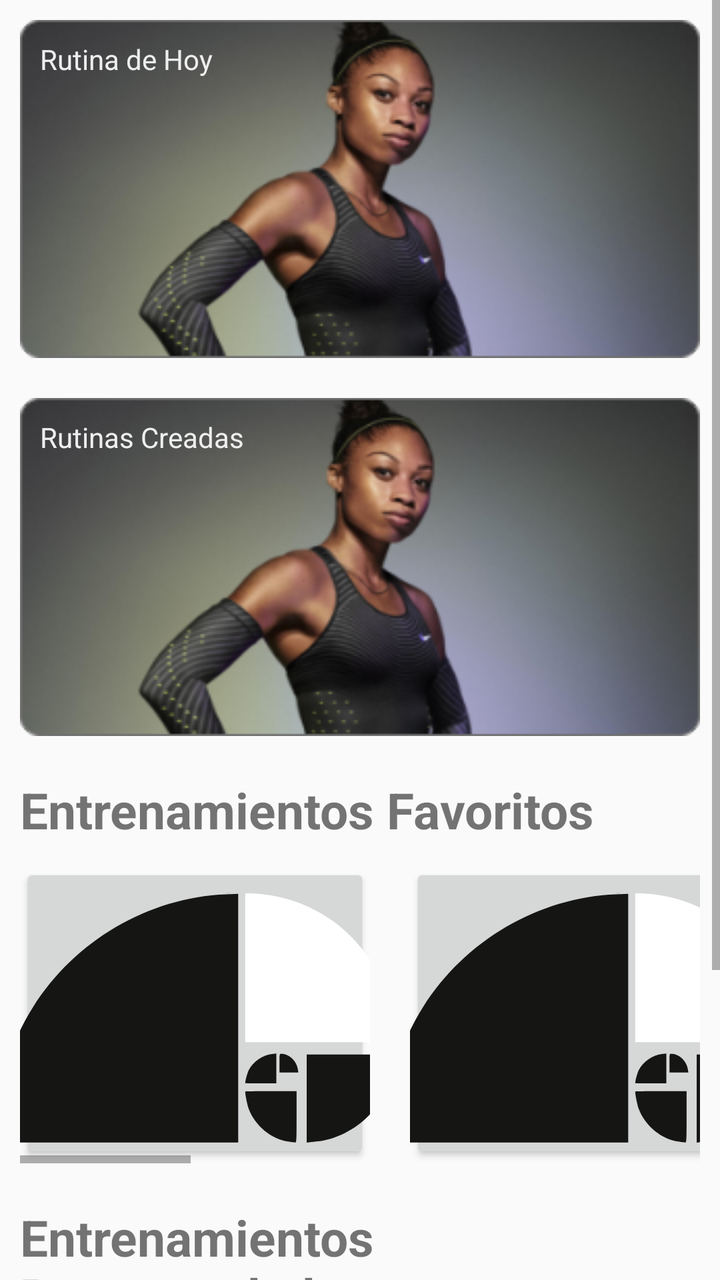
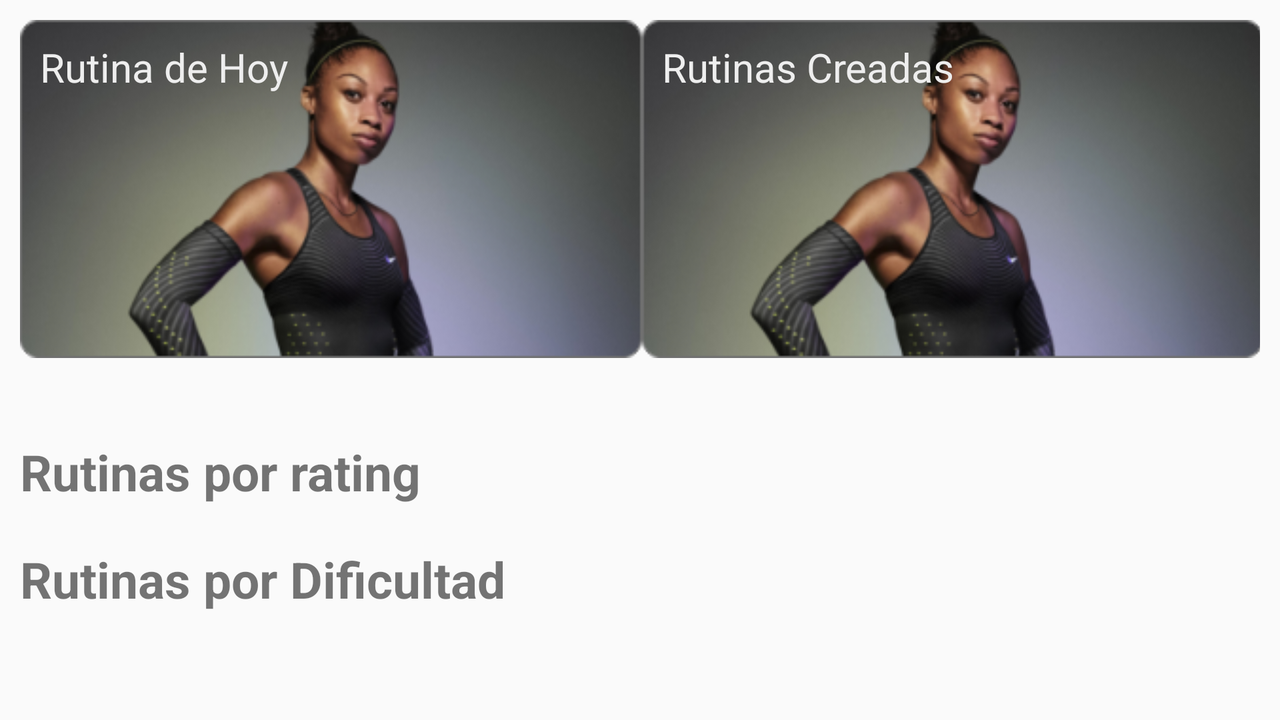

Compare how this app lays out the same screen by default and in its alternative resource folder. The renders come first, then the two layout files and the values they reference.
<!-- AndroidManifest.xml: application theme Theme.HCIAPP -->
<!-- res/layout/fragment_home.xml -->
<?xml version="1.0" encoding="utf-8"?>
<androidx.constraintlayout.widget.ConstraintLayout xmlns:android="http://schemas.android.com/apk/res/android"
    xmlns:app="http://schemas.android.com/apk/res-auto"
    xmlns:tools="http://schemas.android.com/tools"
    android:layout_width="match_parent"
    android:layout_height="match_parent"
    tools:context=".ui.main.HomeFragment">


    <ScrollView
        android:layout_width="match_parent"
        android:layout_height="match_parent"
        android:fillViewport="false"
        app:layout_constraintBottom_toBottomOf="parent"
        app:layout_constraintTop_toTopOf="parent"
        tools:layout_editor_absoluteX="0dp">

        <LinearLayout
            android:layout_width="match_parent"
            android:layout_height="wrap_content"
            android:layout_margin="10dp"
            android:orientation="vertical">

            <androidx.constraintlayout.widget.ConstraintLayout
                android:id="@+id/relativeLayout"
                android:layout_width="match_parent"
                android:layout_height="wrap_content"
                android:clickable="true">

                <ImageView
                    android:id="@+id/imageView"
                    android:layout_width="match_parent"
                    android:layout_height="match_parent"
                    android:scaleType="fitXY"
                    android:src="@drawable/image1"
                    app:layout_constraintStart_toStartOf="parent"
                    app:layout_constraintTop_toTopOf="parent" />

                <TextView
                    android:id="@+id/textView7"
                    android:layout_width="wrap_content"
                    android:layout_height="wrap_content"
                    android:layout_marginLeft="10dp"
                    android:layout_marginTop="10dp"
                    android:includeFontPadding="true"

                    android:singleLine="true"
                    android:text="Rutina de Hoy"
                    android:textColor="@color/white"
                    app:layout_constraintStart_toStartOf="parent"
                    app:layout_constraintTop_toTopOf="parent" />
            </androidx.constraintlayout.widget.ConstraintLayout>

            <androidx.constraintlayout.widget.ConstraintLayout
                android:id="@+id/relativeLayout2"
                android:layout_width="match_parent"
                android:layout_height="wrap_content"
                android:layout_marginTop="20dp"
                android:clickable="true">

                <ImageView
                    android:id="@+id/imageView2"
                    android:layout_width="match_parent"
                    android:layout_height="match_parent"
                    android:scaleType="fitXY"
                    android:src="@drawable/image1"
                    app:layout_constraintStart_toStartOf="parent"
                    app:layout_constraintTop_toTopOf="parent" />

                <TextView
                    android:id="@+id/textView8"
                    android:layout_width="wrap_content"
                    android:layout_height="wrap_content"
                    android:layout_marginLeft="10dp"
                    android:layout_marginTop="10dp"
                    android:includeFontPadding="true"
                    android:singleLine="true"
                    android:text="Rutinas Creadas"
                    android:textColor="@color/white"
                    app:layout_constraintStart_toStartOf="parent"
                    app:layout_constraintTop_toTopOf="parent" />
            </androidx.constraintlayout.widget.ConstraintLayout>

            <TextView
                android:layout_width="wrap_content"
                android:layout_height="wrap_content"
                android:layout_marginTop="20dp"
                android:text="Entrenamientos Favoritos"
                android:textSize="25sp"
                android:textStyle="bold" />

            <HorizontalScrollView
                android:layout_width="match_parent"
                android:layout_height="wrap_content"
                android:fillViewport="true">

                <LinearLayout
                    android:layout_width="wrap_content"
                    android:layout_height="match_parent"
                    android:layout_marginTop="10dp"
                    android:orientation="horizontal">

                    <Button
                        android:id="@+id/button10"
                        android:layout_width="175dp"
                        android:layout_height="150dp"
                        android:layout_marginRight="10dp"
                        android:drawableBottom="@drawable/app_logo"
                        android:text="Drawable Center"
                        app:layout_constraintBottom_toBottomOf="parent"
                        app:layout_constraintEnd_toEndOf="parent"
                        app:layout_constraintHorizontal_bias="0.496"
                        app:layout_constraintStart_toStartOf="parent"
                        app:layout_constraintTop_toTopOf="parent"
                        app:layout_constraintVertical_bias="0.706" />

                    <Button
                        android:id="@+id/button11"
                        android:layout_width="175dp"
                        android:layout_height="150dp"
                        android:layout_marginHorizontal="10dp"
                        android:drawableBottom="@drawable/app_logo"
                        android:text="Drawable Center"
                        app:layout_constraintBottom_toBottomOf="parent"
                        app:layout_constraintEnd_toEndOf="parent"
                        app:layout_constraintHorizontal_bias="0.496"
                        app:layout_constraintStart_toStartOf="parent"
                        app:layout_constraintTop_toTopOf="parent"
                        app:layout_constraintVertical_bias="0.706" />

                    <Button
                        android:id="@+id/button12"
                        android:layout_width="175dp"
                        android:layout_height="150dp"
                        android:layout_marginHorizontal="10dp"
                        android:drawableBottom="@drawable/app_logo"
                        android:text="Drawable Center"
                        app:layout_constraintBottom_toBottomOf="parent"
                        app:layout_constraintEnd_toEndOf="parent"
                        app:layout_constraintHorizontal_bias="0.496"
                        app:layout_constraintStart_toStartOf="parent"
                        app:layout_constraintTop_toTopOf="parent"
                        app:layout_constraintVertical_bias="0.706" />

                    <Button
                        android:id="@+id/button13"
                        android:layout_width="175dp"
                        android:layout_height="150dp"
                        android:layout_marginHorizontal="10dp"
                        android:drawableBottom="@drawable/app_logo"
                        android:text="Drawable Center"
                        app:layout_constraintBottom_toBottomOf="parent"
                        app:layout_constraintEnd_toEndOf="parent"
                        app:layout_constraintHorizontal_bias="0.496"
                        app:layout_constraintStart_toStartOf="parent"
                        app:layout_constraintTop_toTopOf="parent"
                        app:layout_constraintVertical_bias="0.706" />

                    <Button
                        android:id="@+id/button14"
                        android:layout_width="175dp"
                        android:layout_height="150dp"
                        android:layout_marginHorizontal="10dp"
                        android:drawableBottom="@drawable/app_logo"
                        android:text="Drawable Center"
                        app:layout_constraintBottom_toBottomOf="parent"
                        app:layout_constraintEnd_toEndOf="parent"
                        app:layout_constraintHorizontal_bias="0.496"
                        app:layout_constraintStart_toStartOf="parent"
                        app:layout_constraintTop_toTopOf="parent"
                        app:layout_constraintVertical_bias="0.706" />

                    <Button
                        android:id="@+id/button15"
                        android:layout_width="175dp"
                        android:layout_height="150dp"
                        android:layout_marginHorizontal="10dp"
                        android:drawableBottom="@drawable/app_logo"
                        android:text="Drawable Center"
                        app:layout_constraintBottom_toBottomOf="parent"
                        app:layout_constraintEnd_toEndOf="parent"
                        app:layout_constraintHorizontal_bias="0.496"
                        app:layout_constraintStart_toStartOf="parent"
                        app:layout_constraintTop_toTopOf="parent"
                        app:layout_constraintVertical_bias="0.706" />

                    <Button
                        android:id="@+id/button16"
                        android:layout_width="175dp"
                        android:layout_height="150dp"
                        android:layout_marginHorizontal="10dp"
                        android:drawableBottom="@drawable/app_logo"
                        android:text="Drawable Center"
                        app:layout_constraintBottom_toBottomOf="parent"
                        app:layout_constraintEnd_toEndOf="parent"
                        app:layout_constraintHorizontal_bias="0.496"
                        app:layout_constraintStart_toStartOf="parent"
                        app:layout_constraintTop_toTopOf="parent"
                        app:layout_constraintVertical_bias="0.706" />
                </LinearLayout>
            </HorizontalScrollView>

            <TextView
                android:layout_width="wrap_content"
                android:layout_height="wrap_content"
                android:layout_marginTop="20dp"
                android:text="Entrenamientos Recomendados"
                android:textSize="25sp"
                android:textStyle="bold" />

            <HorizontalScrollView
                android:layout_width="match_parent"
                android:layout_height="wrap_content"
                android:fillViewport="true">

                <LinearLayout
                    android:layout_width="wrap_content"
                    android:layout_height="match_parent"
                    android:layout_marginTop="10dp"
                    android:layout_marginBottom="20dp"
                    android:orientation="horizontal">

                    <Button
                        android:id="@+id/button20"
                        android:layout_width="175dp"
                        android:layout_height="150dp"
                        android:layout_marginRight="10dp"
                        android:drawableBottom="@drawable/app_logo"
                        android:text="Drawable Center"
                        app:layout_constraintBottom_toBottomOf="parent"
                        app:layout_constraintEnd_toEndOf="parent"
                        app:layout_constraintHorizontal_bias="0.496"
                        app:layout_constraintStart_toStartOf="parent"
                        app:layout_constraintTop_toTopOf="parent"
                        app:layout_constraintVertical_bias="0.706" />

                    <Button
                        android:id="@+id/button21"
                        android:layout_width="175dp"
                        android:layout_height="150dp"
                        android:layout_marginHorizontal="10dp"
                        android:drawableBottom="@drawable/app_logo"
                        android:text="Drawable Center"
                        app:layout_constraintBottom_toBottomOf="parent"
                        app:layout_constraintEnd_toEndOf="parent"
                        app:layout_constraintHorizontal_bias="0.496"
                        app:layout_constraintStart_toStartOf="parent"
                        app:layout_constraintTop_toTopOf="parent"
                        app:layout_constraintVertical_bias="0.706" />

                    <Button
                        android:id="@+id/button22"
                        android:layout_width="175dp"
                        android:layout_height="150dp"
                        android:layout_marginHorizontal="10dp"
                        android:drawableBottom="@drawable/app_logo"
                        android:text="Drawable Center"
                        app:layout_constraintBottom_toBottomOf="parent"
                        app:layout_constraintEnd_toEndOf="parent"
                        app:layout_constraintHorizontal_bias="0.496"
                        app:layout_constraintStart_toStartOf="parent"
                        app:layout_constraintTop_toTopOf="parent"
                        app:layout_constraintVertical_bias="0.706" />

                    <Button
                        android:id="@+id/button23"
                        android:layout_width="175dp"
                        android:layout_height="150dp"
                        android:layout_marginHorizontal="10dp"
                        android:drawableBottom="@drawable/app_logo"
                        android:text="Drawable Center"
                        app:layout_constraintBottom_toBottomOf="parent"
                        app:layout_constraintEnd_toEndOf="parent"
                        app:layout_constraintHorizontal_bias="0.496"
                        app:layout_constraintStart_toStartOf="parent"
                        app:layout_constraintTop_toTopOf="parent"
                        app:layout_constraintVertical_bias="0.706" />

                    <Button
                        android:id="@+id/button24"
                        android:layout_width="175dp"
                        android:layout_height="150dp"
                        android:layout_marginHorizontal="10dp"
                        android:drawableBottom="@drawable/app_logo"
                        android:text="Drawable Center"
                        app:layout_constraintBottom_toBottomOf="parent"
                        app:layout_constraintEnd_toEndOf="parent"
                        app:layout_constraintHorizontal_bias="0.496"
                        app:layout_constraintStart_toStartOf="parent"
                        app:layout_constraintTop_toTopOf="parent"
                        app:layout_constraintVertical_bias="0.706" />

                    <Button
                        android:id="@+id/button25"
                        android:layout_width="175dp"
                        android:layout_height="150dp"
                        android:layout_marginHorizontal="10dp"
                        android:drawableBottom="@drawable/app_logo"
                        android:text="Drawable Center"
                        app:layout_constraintBottom_toBottomOf="parent"
                        app:layout_constraintEnd_toEndOf="parent"
                        app:layout_constraintHorizontal_bias="0.496"
                        app:layout_constraintStart_toStartOf="parent"
                        app:layout_constraintTop_toTopOf="parent"
                        app:layout_constraintVertical_bias="0.706" />

                    <Button
                        android:id="@+id/button26"
                        android:layout_width="175dp"
                        android:layout_height="150dp"
                        android:layout_marginHorizontal="10dp"
                        android:drawableBottom="@drawable/app_logo"
                        android:text="Drawable Center"
                        app:layout_constraintBottom_toBottomOf="parent"
                        app:layout_constraintEnd_toEndOf="parent"
                        app:layout_constraintHorizontal_bias="0.496"
                        app:layout_constraintStart_toStartOf="parent"
                        app:layout_constraintTop_toTopOf="parent"
                        app:layout_constraintVertical_bias="0.706" />
                </LinearLayout>
            </HorizontalScrollView>
        </LinearLayout>
    </ScrollView>

</androidx.constraintlayout.widget.ConstraintLayout>
<!-- resources referenced by this layout -->
<resources>
  <color name="white">#EEEEEE</color>
  <!-- drawable app_logo (drawable-v24) -->
  <vector android:height="125dp" android:viewportHeight="3210"
      android:viewportWidth="5130" android:width="199.76636dp" xmlns:android="http://schemas.android.com/apk/res/android">
      <path android:fillColor="#151614"
          android:pathData="M13,3003c16,-546 178,-1074 472,-1543 538,-855 1484,-1407 2478,-1447l157,-6 0,1596 0,1597 -1556,0 -1557,0 6,-197z" android:strokeColor="#00000000"/>
      <path android:fillColor="#151614"
          android:pathData="M3775,3189c-229,-33 -437,-202 -520,-423 -18,-47 -45,-181 -45,-222 0,-2 149,-4 330,-4l330,0 0,330c0,308 -1,330 -17,329 -10,-1 -45,-5 -78,-10z" android:strokeColor="#00000000"/>
      <path android:fillColor="#151614"
          android:pathData="M4000,2636l0,-566 561,0 562,0 -7,81c-23,275 -133,516 -326,710 -176,177 -422,300 -648,324 -31,3 -76,8 -99,11l-43,5 0,-565z" android:strokeColor="#00000000"/>
      <path android:fillColor="#151614"
          android:pathData="M3210,2437c0,-32 28,-133 47,-170 53,-105 180,-192 297,-204l56,-6 0,192 0,191 -200,0c-110,0 -200,-1 -200,-3z" android:strokeColor="#00000000"/>
      <path android:fillColor="#151614"
          android:pathData="M3650,2180c0,-116 1,-120 21,-120 101,0 197,89 215,199l7,41 -122,0 -121,0 0,-120z" android:strokeColor="#00000000"/>
      <path android:fillColor="#ffffff"
          android:pathData="M3210,955l0,-955 60,0c34,0 104,5 158,11 721,78 1323,545 1576,1221 67,180 116,435 116,604l0,74 -955,0 -955,0 0,-955z" android:strokeColor="#00000000"/>
  </vector>
  <!-- drawable image1: png bitmap (drawable, 94478 bytes) -->
  <style name="Theme.HCIAPP" parent="Theme.AppCompat.Light.NoActionBar">
          
          <item name="colorPrimary">@color/colorPrimary</item>
          <item name="colorPrimaryVariant">@color/teal_700</item>
          <item name="colorOnPrimary">@color/white</item>
          
          <item name="colorSecondary">@color/teal_200</item>
          <item name="colorSecondaryVariant">@color/teal_700</item>
          <item name="colorOnSecondary">@color/white</item>
          
          <item name="android:statusBarColor" tools:targetApi="l">?attr/colorPrimaryVariant</item>
          
      </style>
  <color name="colorPrimary">#32E0C4</color>
  <color name="teal_700">#FF018786</color>
  <color name="teal_200">#FF03DAC5</color>
</resources>
<!-- res/layout-land/fragment_home.xml (the repository's variant of the layout above) -->
<!-- drawn on the phone turned sideways -->
<?xml version="1.0" encoding="utf-8"?>
<FrameLayout xmlns:android="http://schemas.android.com/apk/res/android"
    xmlns:app="http://schemas.android.com/apk/res-auto"
    xmlns:tools="http://schemas.android.com/tools"
    android:layout_width="match_parent"
    android:layout_height="match_parent"
    tools:context=".ui.main.HomeFragment">


    <ScrollView
        android:layout_width="match_parent"
        android:layout_height="match_parent"
        android:fillViewport="false"
        app:layout_constraintBottom_toBottomOf="parent"
        app:layout_constraintTop_toTopOf="parent"
        tools:layout_editor_absoluteX="0dp">

        <LinearLayout
            android:layout_width="match_parent"
            android:layout_height="wrap_content"
            android:layout_margin="10dp"
            android:orientation="vertical">

            <LinearLayout
                android:layout_width="match_parent"
                android:layout_height="wrap_content"
                android:orientation="horizontal"
                android:weightSum="100">

                <androidx.constraintlayout.widget.ConstraintLayout
                    android:id="@+id/relativeLayout"
                    android:layout_width="wrap_content"
                    android:layout_height="wrap_content"
                    android:layout_gravity="start"
                    android:clickable="true"
                    android:layout_weight="48">

                    <ImageView
                        android:id="@+id/imageView"
                        android:layout_width="wrap_content"
                        android:layout_height="wrap_content"
                        android:scaleType="fitXY"
                        android:src="@drawable/image1"
                        app:layout_constraintStart_toStartOf="parent"
                        app:layout_constraintTop_toTopOf="parent" />

                    <TextView
                        android:id="@+id/textView7"
                        android:layout_width="wrap_content"
                        android:layout_height="wrap_content"
                        android:layout_marginStart="10dp"
                        android:layout_marginTop="10dp"
                        android:includeFontPadding="true"

                        android:singleLine="true"
                        android:text="@string/rutina_de_hoy"
                        android:textColor="@color/white"
                        android:textSize="20sp"
                        app:layout_constraintStart_toStartOf="parent"
                        app:layout_constraintTop_toTopOf="parent" />
                </androidx.constraintlayout.widget.ConstraintLayout>

                <androidx.constraintlayout.widget.ConstraintLayout
                    android:id="@+id/relativeLayout2"
                    android:layout_width="wrap_content"
                    android:layout_weight="48"
                    android:layout_height="wrap_content"
                    android:layout_gravity="end"
                    android:layout_marginTop="20dp"
                    android:clickable="true">

                    <ImageView
                        android:id="@+id/imageView2"
                        android:layout_width="wrap_content"
                        android:layout_height="wrap_content"
                        android:scaleType="fitXY"
                        android:src="@drawable/image1"
                        app:layout_constraintEnd_toEndOf="parent"
                        app:layout_constraintHorizontal_bias="1.0"
                        app:layout_constraintStart_toStartOf="parent"
                        app:layout_constraintTop_toTopOf="parent" />

                    <TextView
                        android:id="@+id/textView8"
                        android:layout_width="wrap_content"
                        android:layout_height="wrap_content"
                        android:layout_marginStart="10dp"
                        android:layout_marginTop="10dp"
                        android:includeFontPadding="true"
                        android:singleLine="true"
                        android:text="@string/rutinas_creadas"
                        android:textColor="@color/white"
                        android:textSize="20sp"
                        app:layout_constraintStart_toStartOf="@+id/imageView2"
                        app:layout_constraintTop_toTopOf="parent" />
                </androidx.constraintlayout.widget.ConstraintLayout>
            </LinearLayout>

            <TextView
                android:layout_width="wrap_content"
                android:layout_height="wrap_content"
                android:layout_marginTop="20dp"
                android:text="@string/rutinas_por_rating"
                android:textSize="25sp"
                android:textStyle="bold" />

            <androidx.recyclerview.widget.RecyclerView
                android:id="@+id/home_routine_recycler_view"
                android:layout_width="match_parent"
                android:layout_height="wrap_content"
                android:orientation="horizontal" />

            <FrameLayout
                android:layout_width="match_parent"
                android:layout_height="wrap_content">

                <TextView
                    android:layout_width="wrap_content"
                    android:layout_height="wrap_content"
                    android:layout_gravity="start"
                    android:layout_marginTop="20dp"
                    android:gravity="center"
                    android:text="@string/rutinas_por_dificultad"
                    android:textSize="25sp"
                    android:textStyle="bold" />


            </FrameLayout>

            <androidx.recyclerview.widget.RecyclerView
                android:id="@+id/home_routine_recommended_recycler_view"
                android:layout_width="match_parent"
                android:layout_height="wrap_content"
                android:orientation="horizontal" />

            <TextView
                android:layout_width="wrap_content"
                android:layout_height="wrap_content"
                android:layout_marginBottom="5dp" />
        </LinearLayout>
    </ScrollView>

</FrameLayout>
<!-- resources referenced by the variant -->
<!-- as the phone turned sideways resolves them -->
<resources>
  <color name="white">#EEEEEE</color>
  <!-- drawable image1: png bitmap (drawable, 94478 bytes) -->
  <string name="rutina_de_hoy">Rutina de Hoy</string>
  <string name="rutinas_creadas">Rutinas Creadas</string>
  <string name="rutinas_por_dificultad">Rutinas por Dificultad</string>
  <string name="rutinas_por_rating">Rutinas por rating</string>
  <style name="Theme.HCIAPP" parent="Theme.AppCompat.Light.NoActionBar">
          
          <item name="colorPrimary">@color/colorPrimary</item>
          <item name="colorPrimaryVariant">@color/teal_700</item>
          <item name="colorOnPrimary">@color/white</item>
          
          <item name="colorSecondary">@color/teal_200</item>
          <item name="colorSecondaryVariant">@color/teal_700</item>
          <item name="colorOnSecondary">@color/white</item>
          
          <item name="android:statusBarColor" tools:targetApi="l">?attr/colorPrimaryVariant</item>
          
      </style>
  <color name="colorPrimary">#32E0C4</color>
  <color name="teal_700">#FF018786</color>
  <color name="teal_200">#FF03DAC5</color>
</resources>
